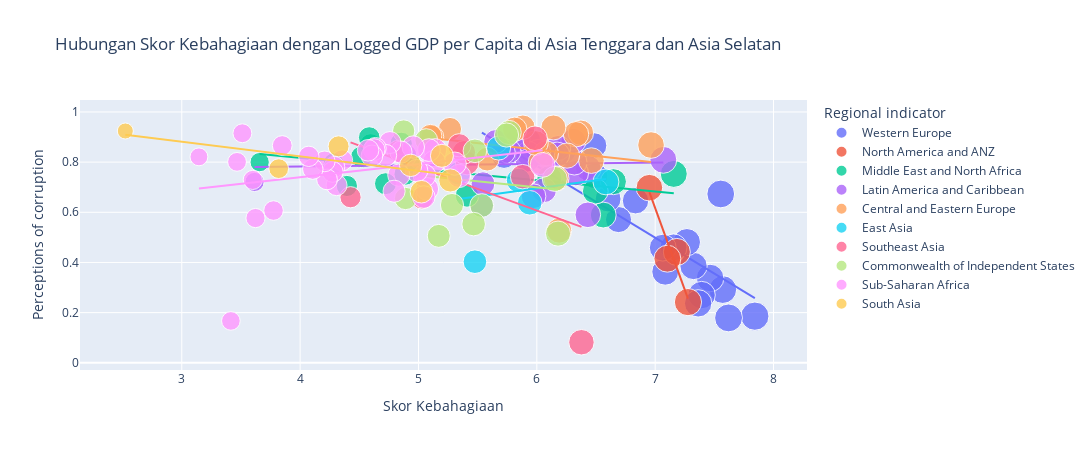

Source (notebook cell):
### Code cell
# Scatter plot dengan garis tren
fig = px.scatter(
    df_2021, 
    x="Ladder score", 
    y="Perceptions of corruption", 
    trendline="ols",
    title="Hubungan Skor Kebahagiaan dengan Logged GDP per Capita di Asia Tenggara dan Asia Selatan",
    labels={"Ladder score": "Skor Kebahagiaan", "Logged GDP per capita": "Logged GDP per Capita"},
    color="Regional indicator",  # Menambahkan warna berdasarkan indikator regional
    size="Ladder score",  # Menambahkan ukuran marker berdasarkan skor kebahagiaan
    hover_name="Country name",  # Menambahkan label hover dengan nama negara
    opacity=0.8  # Menambahkan opacity agar lebih mudah melihat tumpukan marker
)
fig.update_layout(
    showlegend=True,
    width=1700, 
    height=450)
fig.show()

### Figure 1 — Plotly figure (JSON) as saved in the notebook; plotly's stock layout.template omitted (floating-point values rounded to 4 significant figures)
{"data": [{"hovertemplate": "<b>%{hovertext}</b><br><br>Regional indicator=Western Europe<br>Skor Kebahagiaan=%{marker.size}<br>Perceptions of corruption=%{y}<extra></extra>", "hovertext": ["Finland", "Denmark", "Switzerland", "Iceland", "Netherlands", "Norway", "Sweden", "Luxembourg", "Austria", "Germany", "Ireland", "United Kingdom", "Belgium", "France", "Malta", "Spain", "Italy", "Cyprus", "Portugal", "Greece", "North Cyprus"], "legendgroup": "Western Europe", "marker": {"color": "#636efa", "opacity": 0.8, "size": [7.842, 7.62, 7.571, 7.554, 7.464, 7.392, 7.363, 7.324, 7.268, 7.155, 7.085, 7.064, 6.834, 6.69, 6.602, 6.491, 6.483, 6.223, 5.929, 5.723, 5.536], "sizemode": "area", "sizeref": 0.0196, "symbol": "circle"}, "mode": "markers", "name": "Western Europe", "orientation": "v", "showlegend": true, "type": "scatter", "x": [7.842, 7.62, 7.571, 7.554, 7.464, 7.392, 7.363, 7.324, 7.268, 7.155, 7.085, 7.064, 6.834, 6.69, 6.602, 6.491, 6.483, 6.223, 5.929, 5.723, 5.536], "xaxis": "x", "y": [0.186, 0.179, 0.292, 0.673, 0.338, 0.27, 0.237, 0.386, 0.481, 0.46, 0.363, 0.459, 0.646, 0.571, 0.653, 0.745, 0.866, 0.844, 0.887, 0.823, 0.626], "yaxis": "y"}, {"hovertemplate": "<b>OLS trendline</b><br>Perceptions of corruption = -0.286313 * Ladder score + 2.50293<br>R<sup>2</sup>=0.654672<br><br>Regional indicator=Western Europe<br>Skor Kebahagiaan=%{x}<br>Perceptions of corruption=%{y} <b>(trend)</b><extra></extra>", "legendgroup": "Western Europe", "marker": {"color": "#636efa", "symbol": "circle"}, "mode": "lines", "name": "Western Europe", "showlegend": false, "type": "scatter", "x": [5.536, 5.723, 5.929, 6.223, 6.483, 6.491, 6.602, 6.69, 6.834, 7.064, 7.085, 7.155, 7.268, 7.324, 7.363, 7.392, 7.464, 7.554, 7.571, 7.62, 7.842], "xaxis": "x", "y": [0.9179, 0.8644, 0.8054, 0.7212, 0.6468, 0.6445, 0.6127, 0.5875, 0.5463, 0.4804, 0.4744, 0.4544, 0.422, 0.406, 0.3948, 0.3865, 0.3659, 0.3401, 0.3352, 0.3212, 0.2577], "yaxis": "y"}, {"hovertemplate": "<b>%{hovertext}</b><br><br>Regional indicator=North America and ANZ<br>Skor Kebahagiaan=%{marker.size}<br>Perceptions of corruption=%{y}<extra></extra>", "hovertext": ["New Zealand", "Australia", "Canada", "United States"], "legendgroup": "North America and ANZ", "marker": {"color": "#EF553B", "opacity": 0.8, "size": [7.277, 7.183, 7.103, 6.951], "sizemode": "area", "sizeref": 0.0196, "symbol": "circle"}, "mode": "markers", "name": "North America and ANZ", "orientation": "v", "showlegend": true, "type": "scatter", "x": [7.277, 7.183, 7.103, 6.951], "xaxis": "x", "y": [0.242, 0.442, 0.415, 0.698], "yaxis": "y"}, {"hovertemplate": "<b>OLS trendline</b><br>Perceptions of corruption = -1.30208 * Ladder score + 9.73111<br>R<sup>2</sup>=0.914072<br><br>Regional indicator=North America and ANZ<br>Skor Kebahagiaan=%{x}<br>Perceptions of corruption=%{y} <b>(trend)</b><extra></extra>", "legendgroup": "North America and ANZ", "marker": {"color": "#EF553B", "symbol": "circle"}, "mode": "lines", "name": "North America and ANZ", "showlegend": false, "type": "scatter", "x": [6.951, 7.103, 7.183, 7.277], "xaxis": "x", "y": [0.6804, 0.4825, 0.3783, 0.2559], "yaxis": "y"}, {"hovertemplate": "<b>%{hovertext}</b><br><br>Regional indicator=Middle East and North Africa<br>Skor Kebahagiaan=%{marker.size}<br>Perceptions of corruption=%{y}<extra></extra>", "hovertext": ["Israel", "Bahrain", "United Arab Emirates", "Saudi Arabia", "Kuwait", "Libya", "Turkey", "Morocco", "Algeria", "Iraq", "Iran", "Tunisia", "Lebanon", "Palestinian Territories", "Jordan", "Egypt", "Yemen"], "legendgroup": "Middle East and North Africa", "marker": {"color": "#00cc96", "opacity": 0.8, "size": [7.157, 6.647, 6.561, 6.494, 6.106, 5.41, 4.948, 4.918, 4.887, 4.854, 4.721, 4.596, 4.584, 4.517, 4.395, 4.283, 3.658], "sizemode": "area", "sizeref": 0.0196, "symbol": "circle"}, "mode": "markers", "name": "Middle East and North Africa", "orientation": "v", "showlegend": true, "type": "scatter", "x": [7.157, 6.647, 6.561, 6.494, 6.106, 5.41, 4.948, 4.918, 4.887, 4.854, 4.721, 4.596, 4.584, 4.517, 4.395, 4.283, 3.658], "xaxis": "x", "y": [0.753, 0.722, 0.589, 0.684, 0.736, 0.667, 0.776, 0.801, 0.752, 0.875, 0.714, 0.87, 0.898, 0.821, 0.705, 0.795, 0.8], "yaxis": "y"}, {"hovertemplate": "<b>OLS trendline</b><br>Perceptions of corruption = -0.0447689 * Ladder score + 0.995919<br>R<sup>2</sup>=0.308760<br><br>Regional indicator=Middle East and North Africa<br>Skor Kebahagiaan=%{x}<br>Perceptions of corruption=%{y} <b>(trend)</b><extra></extra>", "legendgroup": "Middle East and North Africa", "marker": {"color": "#00cc96", "symbol": "circle"}, "mode": "lines", "name": "Middle East and North Africa", "showlegend": false, "type": "scatter", "x": [3.658, 4.283, 4.395, 4.517, 4.584, 4.596, 4.721, 4.854, 4.887, 4.918, 4.948, 5.41, 6.106, 6.494, 6.561, 6.647, 7.157], "xaxis": "x", "y": [0.8322, 0.8042, 0.7992, 0.7937, 0.7907, 0.7902, 0.7846, 0.7786, 0.7771, 0.7757, 0.7744, 0.7537, 0.7226, 0.7052, 0.7022, 0.6983, 0.6755], "yaxis": "y"}, {"hovertemplate": "<b>%{hovertext}</b><br><br>Regional indicator=Latin America and Caribbean<br>Skor Kebahagiaan=%{marker.size}<br>Perceptions of corruption=%{y}<extra></extra>", "hovertext": ["Costa Rica", "Guatemala", "Uruguay", "Brazil", "Mexico", "Jamaica", "Panama", "Chile", "El Salvador", "Colombia", "Nicaragua", "Argentina", "Honduras", "Peru", "Ecuador", "Bolivia", "Paraguay", "Dominican Republic", "Venezuela", "Haiti"], "legendgroup": "Latin America and Caribbean", "marker": {"color": "#ab63fa", "opacity": 0.8, "size": [7.069, 6.435, 6.431, 6.33, 6.317, 6.309, 6.18, 6.172, 6.061, 6.012, 5.972, 5.929, 5.919, 5.84, 5.764, 5.716, 5.653, 5.545, 4.892, 3.615], "sizemode": "area", "sizeref": 0.0196, "symbol": "circle"}, "mode": "markers", "name": "Latin America and Caribbean", "orientation": "v", "showlegend": true, "type": "scatter", "x": [7.069, 6.435, 6.431, 6.33, 6.317, 6.309, 6.18, 6.172, 6.061, 6.012, 5.972, 5.929, 5.919, 5.84, 5.764, 5.716, 5.653, 5.545, 4.892, 3.615], "xaxis": "x", "y": [0.809, 0.775, 0.59, 0.756, 0.799, 0.884, 0.856, 0.83, 0.688, 0.841, 0.664, 0.834, 0.809, 0.891, 0.843, 0.839, 0.882, 0.714, 0.827, 0.721], "yaxis": "y"}, {"hovertemplate": "<b>OLS trendline</b><br>Perceptions of corruption = 0.00533022 * Ladder score + 0.761109<br>R<sup>2</sup>=0.002103<br><br>Regional indicator=Latin America and Caribbean<br>Skor Kebahagiaan=%{x}<br>Perceptions of corruption=%{y} <b>(trend)</b><extra></extra>", "legendgroup": "Latin America and Caribbean", "marker": {"color": "#ab63fa", "symbol": "circle"}, "mode": "lines", "name": "Latin America and Caribbean", "showlegend": false, "type": "scatter", "x": [3.615, 4.892, 5.545, 5.653, 5.716, 5.764, 5.84, 5.919, 5.929, 5.972, 6.012, 6.061, 6.172, 6.18, 6.309, 6.317, 6.33, 6.431, 6.435, 7.069], "xaxis": "x", "y": [0.7804, 0.7872, 0.7907, 0.7912, 0.7916, 0.7918, 0.7922, 0.7927, 0.7927, 0.7929, 0.7932, 0.7934, 0.794, 0.794, 0.7947, 0.7948, 0.7948, 0.7954, 0.7954, 0.7988], "yaxis": "y"}, {"hovertemplate": "<b>%{hovertext}</b><br><br>Regional indicator=Central and Eastern Europe<br>Skor Kebahagiaan=%{marker.size}<br>Perceptions of corruption=%{y}<extra></extra>", "hovertext": ["Czech Republic", "Slovenia", "Kosovo", "Slovakia", "Lithuania", "Estonia", "Poland", "Romania", "Serbia", "Latvia", "Hungary", "Croatia", "Bosnia and Herzegovina", "Montenegro", "Bulgaria", "Albania", "North Macedonia"], "legendgroup": "Central and Eastern Europe", "marker": {"color": "#FFA15A", "opacity": 0.8, "size": [6.965, 6.461, 6.372, 6.331, 6.255, 6.189, 6.166, 6.14, 6.078, 6.032, 5.992, 5.882, 5.813, 5.581, 5.266, 5.117, 5.101], "sizemode": "area", "sizeref": 0.0196, "symbol": "circle"}, "mode": "markers", "name": "Central and Eastern Europe", "orientation": "v", "showlegend": true, "type": "scatter", "x": [6.965, 6.461, 6.372, 6.331, 6.255, 6.189, 6.166, 6.14, 6.078, 6.032, 5.992, 5.882, 5.813, 5.581, 5.266, 5.117, 5.101], "xaxis": "x", "y": [0.868, 0.806, 0.917, 0.911, 0.826, 0.527, 0.735, 0.938, 0.835, 0.8, 0.876, 0.939, 0.931, 0.812, 0.932, 0.901, 0.905], "yaxis": "y"}, {"hovertemplate": "<b>OLS trendline</b><br>Perceptions of corruption = -0.0510976 * Ladder score + 1.15634<br>R<sup>2</sup>=0.060511<br><br>Regional indicator=Central and Eastern Europe<br>Skor Kebahagiaan=%{x}<br>Perceptions of corruption=%{y} <b>(trend)</b><extra></extra>", "legendgroup": "Central and Eastern Europe", "marker": {"color": "#FFA15A", "symbol": "circle"}, "mode": "lines", "name": "Central and Eastern Europe", "showlegend": false, "type": "scatter", "x": [5.101, 5.117, 5.266, 5.581, 5.813, 5.882, 5.992, 6.032, 6.078, 6.14, 6.166, 6.189, 6.255, 6.331, 6.372, 6.461, 6.965], "xaxis": "x", "y": [0.8957, 0.8949, 0.8873, 0.8712, 0.8593, 0.8558, 0.8502, 0.8481, 0.8458, 0.8426, 0.8413, 0.8401, 0.8367, 0.8328, 0.8307, 0.8262, 0.8004], "yaxis": "y"}, {"hovertemplate": "<b>%{hovertext}</b><br><br>Regional indicator=East Asia<br>Skor Kebahagiaan=%{marker.size}<br>Perceptions of corruption=%{y}<extra></extra>", "hovertext": ["Taiwan Province of China", "Japan", "South Korea", "Mongolia", "Hong Kong S.A.R. of China", "China"], "legendgroup": "East Asia", "marker": {"color": "#19d3f3", "opacity": 0.8, "size": [6.584, 5.94, 5.845, 5.677, 5.477, 5.339], "sizemode": "area", "sizeref": 0.0196, "symbol": "circle"}, "mode": "markers", "name": "East Asia", "orientation": "v", "showlegend": true, "type": "scatter", "x": [6.584, 5.94, 5.845, 5.677, 5.477, 5.339], "xaxis": "x", "y": [0.721, 0.638, 0.727, 0.856, 0.403, 0.755], "yaxis": "y"}, {"hovertemplate": "<b>OLS trendline</b><br>Perceptions of corruption = 0.0634757 * Ladder score + 0.314518<br>R<sup>2</sup>=0.032785<br><br>Regional indicator=East Asia<br>Skor Kebahagiaan=%{x}<br>Perceptions of corruption=%{y} <b>(trend)</b><extra></extra>", "legendgroup": "East Asia", "marker": {"color": "#19d3f3", "symbol": "circle"}, "mode": "lines", "name": "East Asia", "showlegend": false, "type": "scatter", "x": [5.339, 5.477, 5.677, 5.845, 5.94, 6.584], "xaxis": "x", "y": [0.6534, 0.6622, 0.6749, 0.6855, 0.6916, 0.7324], "yaxis": "y"}, {"hovertemplate": "<b>%{hovertext}</b><br><br>Regional indicator=Southeast Asia<br>Skor Kebahagiaan=%{marker.size}<br>Perceptions of corruption=%{y}<extra></extra>", "hovertext": ["Singapore", "Thailand", "Philippines", "Vietnam", "Malaysia", "Indonesia", "Laos", "Cambodia", "Myanmar"], "legendgroup": "Southeast Asia", "marker": {"color": "#FF6692", "opacity": 0.8, "size": [6.377, 5.985, 5.88, 5.411, 5.384, 5.345, 5.03, 4.83, 4.426], "sizemode": "area", "sizeref": 0.0196, "symbol": "circle"}, "mode": "markers", "name": "Southeast Asia", "orientation": "v", "showlegend": true, "type": "scatter", "x": [6.377, 5.985, 5.88, 5.411, 5.384, 5.345, 5.03, 4.83, 4.426], "xaxis": "x", "y": [0.082, 0.895, 0.742, 0.796, 0.839, 0.867, 0.658, 0.843, 0.66], "yaxis": "y"}, {"hovertemplate": "<b>OLS trendline</b><br>Perceptions of corruption = -0.1726 * Ladder score + 1.64246<br>R<sup>2</sup>=0.174779<br><br>Regional indicator=Southeast Asia<br>Skor Kebahagiaan=%{x}<br>Perceptions of corruption=%{y} <b>(trend)</b><extra></extra>", "legendgroup": "Southeast Asia", "marker": {"color": "#FF6692", "symbol": "circle"}, "mode": "lines", "name": "Southeast Asia", "showlegend": false, "type": "scatter", "x": [4.426, 4.83, 5.03, 5.345, 5.384, 5.411, 5.88, 5.985, 6.377], "xaxis": "x", "y": [0.8785, 0.8088, 0.7743, 0.7199, 0.7132, 0.7085, 0.6276, 0.6094, 0.5418], "yaxis": "y"}, {"hovertemplate": "<b>%{hovertext}</b><br><br>Regional indicator=Commonwealth of Independent States<br>Skor Kebahagiaan=%{marker.size}<br>Perceptions of corruption=%{y}<extra></extra>", "hovertext": ["Uzbekistan", "Kazakhstan", "Moldova", "Kyrgyzstan", "Belarus", "Russia", "Tajikistan", "Armenia", "Azerbaijan", "Turkmenistan", "Georgia", "Ukraine"], "legendgroup": "Commonwealth of Independent States", "marker": {"color": "#B6E880", "opacity": 0.8, "size": [6.179, 6.152, 5.766, 5.744, 5.534, 5.477, 5.466, 5.283, 5.171, 5.066, 4.891, 4.875], "sizemode": "area", "sizeref": 0.0196, "symbol": "circle"}, "mode": "markers", "name": "Commonwealth of Independent States", "orientation": "v", "showlegend": true, "type": "scatter", "x": [6.179, 6.152, 5.766, 5.744, 5.534, 5.477, 5.466, 5.283, 5.171, 5.066, 4.891, 4.875], "xaxis": "x", "y": [0.515, 0.733, 0.918, 0.908, 0.627, 0.845, 0.553, 0.629, 0.506, 0.888, 0.655, 0.924], "yaxis": "y"}, {"hovertemplate": "<b>OLS trendline</b><br>Perceptions of corruption = -0.0479298 * Ladder score + 0.987115<br>R<sup>2</sup>=0.016346<br><br>Regional indicator=Commonwealth of Independent States<br>Skor Kebahagiaan=%{x}<br>Perceptions of corruption=%{y} <b>(trend)</b><extra></extra>", "legendgroup": "Commonwealth of Independent States", "marker": {"color": "#B6E880", "symbol": "circle"}, "mode": "lines", "name": "Commonwealth of Independent States", "showlegend": false, "type": "scatter", "x": [4.875, 4.891, 5.066, 5.171, 5.283, 5.466, 5.477, 5.534, 5.744, 5.766, 6.152, 6.179], "xaxis": "x", "y": [0.7535, 0.7527, 0.7443, 0.7393, 0.7339, 0.7251, 0.7246, 0.7219, 0.7118, 0.7108, 0.6923, 0.691], "yaxis": "y"}, {"hovertemplate": "<b>%{hovertext}</b><br><br>Regional indicator=Sub-Saharan Africa<br>Skor Kebahagiaan=%{marker.size}<br>Perceptions of corruption=%{y}<extra></extra>", "hovertext": ["Mauritius", "Congo (Brazzaville)", "Ivory Coast", "Cameroon", "Senegal", "Ghana", "Niger", "Gambia", "Benin", "Guinea", "South Africa", "Gabon", "Burkina Faso", "Mozambique", "Nigeria", "Mali", "Uganda", "Liberia", "Kenya", "Namibia", "Chad", "Swaziland", "Comoros", "Ethiopia", "Mauritania", "Madagascar", "Togo", "Zambia", "Sierra Leone", "Burundi", "Tanzania", "Malawi", "Lesotho", "Botswana", "Rwanda", "Zimbabwe"], "legendgroup": "Sub-Saharan Africa", "marker": {"color": "#FF97FF", "opacity": 0.8, "size": [6.049, 5.342, 5.306, 5.142, 5.132, 5.088, 5.074, 5.051, 5.045, 4.984, 4.956, 4.852, 4.834, 4.794, 4.759, 4.723, 4.636, 4.625, 4.607, 4.574, 4.355, 4.308, 4.289, 4.275, 4.227, 4.208, 4.107, 4.073, 3.849, 3.775, 3.623, 3.6, 3.512, 3.467, 3.415, 3.145], "sizemode": "area", "sizeref": 0.0196, "symbol": "circle"}, "mode": "markers", "name": "Sub-Saharan Africa", "orientation": "v", "showlegend": true, "type": "scatter", "x": [6.049, 5.342, 5.306, 5.142, 5.132, 5.088, 5.074, 5.051, 5.045, 4.984, 4.956, 4.852, 4.834, 4.794, 4.759, 4.723, 4.636, 4.625, 4.607, 4.574, 4.355, 4.308, 4.289, 4.275, 4.227, 4.208, 4.107, 4.073, 3.849, 3.775, 3.623, 3.6, 3.512, 3.467, 3.415, 3.145], "xaxis": "x", "y": [0.789, 0.745, 0.794, 0.848, 0.801, 0.848, 0.693, 0.746, 0.661, 0.766, 0.86, 0.84, 0.748, 0.684, 0.878, 0.827, 0.855, 0.85, 0.825, 0.847, 0.807, 0.708, 0.781, 0.761, 0.731, 0.803, 0.772, 0.823, 0.866, 0.607, 0.577, 0.729, 0.915, 0.801, 0.167, 0.821], "yaxis": "y"}, {"hovertemplate": "<b>OLS trendline</b><br>Perceptions of corruption = 0.0523689 * Ladder score + 0.530574<br>R<sup>2</sup>=0.072911<br><br>Regional indicator=Sub-Saharan Africa<br>Skor Kebahagiaan=%{x}<br>Perceptions of corruption=%{y} <b>(trend)</b><extra></extra>", "legendgroup": "Sub-Saharan Africa", "marker": {"color": "#FF97FF", "symbol": "circle"}, "mode": "lines", "name": "Sub-Saharan Africa", "showlegend": false, "type": "scatter", "x": [3.145, 3.415, 3.467, 3.512, 3.6, 3.623, 3.775, 3.849, 4.073, 4.107, 4.208, 4.227, 4.275, 4.289, 4.308, 4.355, 4.574, 4.607, 4.625, 4.636, 4.723, 4.759, 4.794, 4.834, 4.852, 4.956, 4.984, 5.045, 5.051, 5.074, 5.088, 5.132, 5.142, 5.306, 5.342, 6.049], "xaxis": "x", "y": [0.6953, 0.7094, 0.7121, 0.7145, 0.7191, 0.7203, 0.7283, 0.7321, 0.7439, 0.7457, 0.7509, 0.7519, 0.7545, 0.7552, 0.7562, 0.7586, 0.7701, 0.7718, 0.7728, 0.7734, 0.7779, 0.7798, 0.7816, 0.7837, 0.7847, 0.7901, 0.7916, 0.7948, 0.7951, 0.7963, 0.797, 0.7993, 0.7999, 0.8084, 0.8103, 0.8474], "yaxis": "y"}, {"hovertemplate": "<b>%{hovertext}</b><br><br>Regional indicator=South Asia<br>Skor Kebahagiaan=%{marker.size}<br>Perceptions of corruption=%{y}<extra></extra>", "hovertext": ["Nepal", "Maldives", "Bangladesh", "Pakistan", "Sri Lanka", "India", "Afghanistan"], "legendgroup": "South Asia", "marker": {"color": "#FECB52", "opacity": 0.8, "size": [5.269, 5.198, 5.025, 4.934, 4.325, 3.819, 2.523], "sizemode": "area", "sizeref": 0.0196, "symbol": "circle"}, "mode": "markers", "name": "South Asia", "orientation": "v", "showlegend": true, "type": "scatter", "x": [5.269, 5.198, 5.025, 4.934, 4.325, 3.819, 2.523], "xaxis": "x", "y": [0.727, 0.825, 0.682, 0.787, 0.863, 0.774, 0.924], "yaxis": "y"}, {"hovertemplate": "<b>OLS trendline</b><br>Perceptions of corruption = -0.0583932 * Ladder score + 1.0568<br>R<sup>2</sup>=0.504524<br><br>Regional indicator=South Asia<br>Skor Kebahagiaan=%{x}<br>Perceptions of corruption=%{y} <b>(trend)</b><extra></extra>", "legendgroup": "South Asia", "marker": {"color": "#FECB52", "symbol": "circle"}, "mode": "lines", "name": "South Asia", "showlegend": false, "type": "scatter", "x": [2.523, 3.819, 4.325, 4.934, 5.025, 5.198, 5.269], "xaxis": "x", "y": [0.9095, 0.8338, 0.8043, 0.7687, 0.7634, 0.7533, 0.7491], "yaxis": "y"}], "layout": {"height": 450, "legend": {"itemsizing": "constant", "title": {"text": "Regional indicator"}, "tracegroupgap": 0}, "showlegend": true, "title": {"text": "Hubungan Skor Kebahagiaan dengan Logged GDP per Capita di Asia Tenggara dan Asia Selatan"}, "width": 1700, "xaxis": {"anchor": "y", "domain": [0, 1], "title": {"text": "Skor Kebahagiaan"}}, "yaxis": {"anchor": "x", "domain": [0, 1], "title": {"text": "Perceptions of corruption"}}}}
